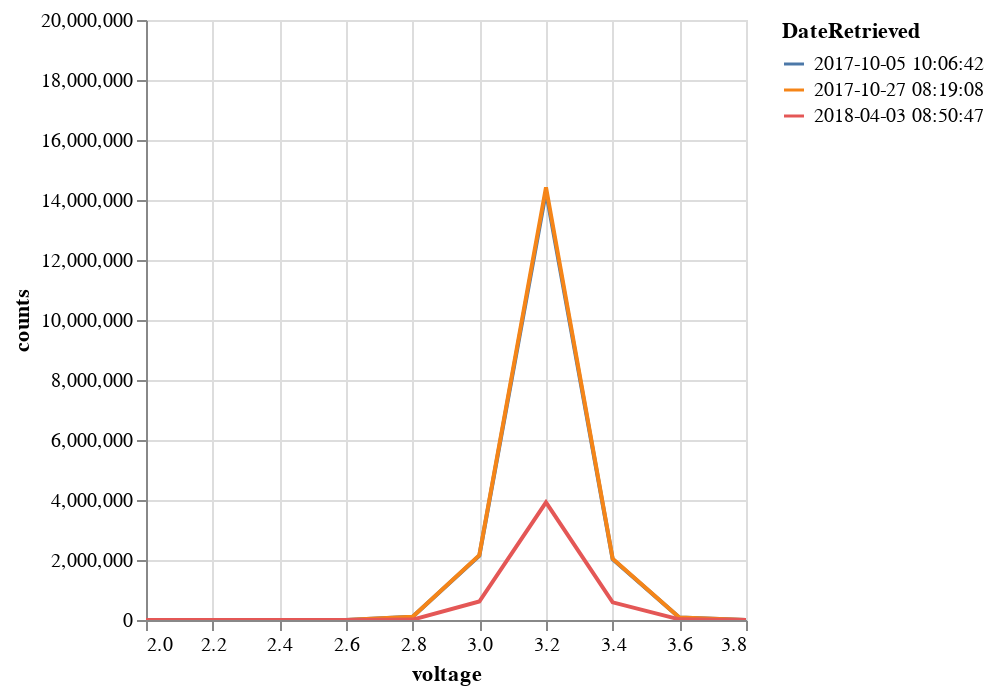

Notebook code cell kept with this figure:
### Markdown cell above
visualize_mod_time: This function uses the build_module_average_df output to visualize the distribution of time spent at each voltage in the voltage range for a given module. For example, running this function with the input of bus 1 and module 1 will return a graph with 12 plotted lines, one for each individual date in bus one, where the x axis is voltage and the y axis is time in seconds. A dropdown menu is available on the graph to select a specific date. The selected date will remain in color while the other dates will be rendered gray. The axes are also scalable by clicking and dragging and using your mouse scroll.

### Code cell
build_data_vis.visualize_mod_time(directory, 'bus_0039142903b40233500710/', 11)

### Figure 1 — Vega-Lite specification as saved in the notebook (floating-point values rounded to 4 significant figures)
{"config": {"view": {"continuousWidth": 300, "continuousHeight": 300}}, "data": {"name": "data-43739db6bddc5f6897d3bb83b84ff430"}, "mark": {"type": "line"}, "encoding": {"color": {"condition": {"param": " ", "field": "DateRetrieved", "type": "nominal"}, "value": "lightgray"}, "tooltip": {"field": "Name", "type": "nominal"}, "x": {"field": "voltage", "type": "quantitative"}, "y": {"field": "counts", "type": "quantitative"}}, "params": [{"name": "param_1", "select": {"type": "interval"}, "bind": "scales"}, {"name": " ", "select": {"type": "point", "fields": ["DateRetrieved"]}, "bind": {"input": "select", "options": ["2017-10-05 10:06:42", "2017-10-27 08:19:08", "2018-04-03 08:50:47"]}}], "$schema": "https://vega.github.io/schema/vega-lite/v5.8.0.json", "datasets": {"data-43739db6bddc5f6897d3bb83b84ff430": [{"index": 0, "DateRetrieved": "2017-10-05 10:06:42", "voltage": "< 2.0", "counts": 0.0}, {"index": 1, "DateRetrieved": "2017-10-27 08:19:08", "voltage": "< 2.0", "counts": 0.0}, {"index": 2, "DateRetrieved": "2018-04-03 08:50:47", "voltage": "< 2.0", "counts": 0.0}, {"index": 3, "DateRetrieved": "2017-10-05 10:06:42", "voltage": "2", "counts": 0.0}, {"index": 4, "DateRetrieved": "2017-10-27 08:19:08", "voltage": "2", "counts": 0.0}, {"index": 5, "DateRetrieved": "2018-04-03 08:50:47", "voltage": "2", "counts": 0.0}, {"index": 6, "DateRetrieved": "2017-10-05 10:06:42", "voltage": "2.2", "counts": 0.0}, {"index": 7, "DateRetrieved": "2017-10-27 08:19:08", "voltage": "2.2", "counts": 0.0}, {"index": 8, "DateRetrieved": "2018-04-03 08:50:47", "voltage": "2.2", "counts": 0.0}, {"index": 9, "DateRetrieved": "2017-10-05 10:06:42", "voltage": "2.4", "counts": 0.0}, {"index": 10, "DateRetrieved": "2017-10-27 08:19:08", "voltage": "2.4", "counts": 0.0}, {"index": 11, "DateRetrieved": "2018-04-03 08:50:47", "voltage": "2.4", "counts": 0.0}, {"index": 12, "DateRetrieved": "2017-10-05 10:06:42", "voltage": "2.6", "counts": 46.17}, {"index": 13, "DateRetrieved": "2017-10-27 08:19:08", "voltage": "2.6", "counts": 46.17}, {"index": 14, "DateRetrieved": "2018-04-03 08:50:47", "voltage": "2.6", "counts": 0.0}, {"index": 15, "DateRetrieved": "2017-10-05 10:06:42", "voltage": "2.8", "counts": 108300.0}, {"index": 16, "DateRetrieved": "2017-10-27 08:19:08", "voltage": "2.8", "counts": 108900.0}, {"index": 17, "DateRetrieved": "2018-04-03 08:50:47", "voltage": "2.8", "counts": 12520.0}, {"index": 18, "DateRetrieved": "2017-10-05 10:06:42", "voltage": "3", "counts": 2145000.0}, {"index": 19, "DateRetrieved": "2017-10-27 08:19:08", "voltage": "3", "counts": 2161000.0}, {"index": 20, "DateRetrieved": "2018-04-03 08:50:47", "voltage": "3", "counts": 615500.0}, {"index": 21, "DateRetrieved": "2017-10-05 10:06:42", "voltage": "3.2", "counts": 14280000.0}, {"index": 22, "DateRetrieved": "2017-10-27 08:19:08", "voltage": "3.2", "counts": 14420000.0}, {"index": 23, "DateRetrieved": "2018-04-03 08:50:47", "voltage": "3.2", "counts": 3918000.0}, {"index": 24, "DateRetrieved": "2017-10-05 10:06:42", "voltage": "3.4", "counts": 2027000.0}, {"index": 25, "DateRetrieved": "2017-10-27 08:19:08", "voltage": "3.4", "counts": 2043000.0}, {"index": 26, "DateRetrieved": "2018-04-03 08:50:47", "voltage": "3.4", "counts": 587700.0}, {"index": 27, "DateRetrieved": "2017-10-05 10:06:42", "voltage": "3.6", "counts": 83880.0}, {"index": 28, "DateRetrieved": "2017-10-27 08:19:08", "voltage": "3.6", "counts": 84980.0}, {"index": 29, "DateRetrieved": "2018-04-03 08:50:47", "voltage": "3.6", "counts": 22180.0}, {"index": 30, "DateRetrieved": "2017-10-05 10:06:42", "voltage": "3.8", "counts": 0.08333}, {"index": 31, "DateRetrieved": "2017-10-27 08:19:08", "voltage": "3.8", "counts": 0.08333}, {"index": 32, "DateRetrieved": "2018-04-03 08:50:47", "voltage": "3.8", "counts": 0.0}, {"index": 33, "DateRetrieved": "2017-10-05 10:06:42", "voltage": ">= 4.0", "counts": 0.0}, {"index": 34, "DateRetrieved": "2017-10-27 08:19:08", "voltage": ">= 4.0", "counts": 0.0}, {"index": 35, "DateRetrieved": "2018-04-03 08:50:47", "voltage": ">= 4.0", "counts": 0.0}, {"index": 36, "DateRetrieved": "2017-10-05 10:06:42", "voltage": "TOTAL", "counts": 18650000.0}, {"index": 37, "DateRetrieved": "2017-10-27 08:19:08", "voltage": "TOTAL", "counts": 18820000.0}, {"index": 38, "DateRetrieved": "2018-04-03 08:50:47", "voltage": "TOTAL", "counts": 5156000.0}]}}
